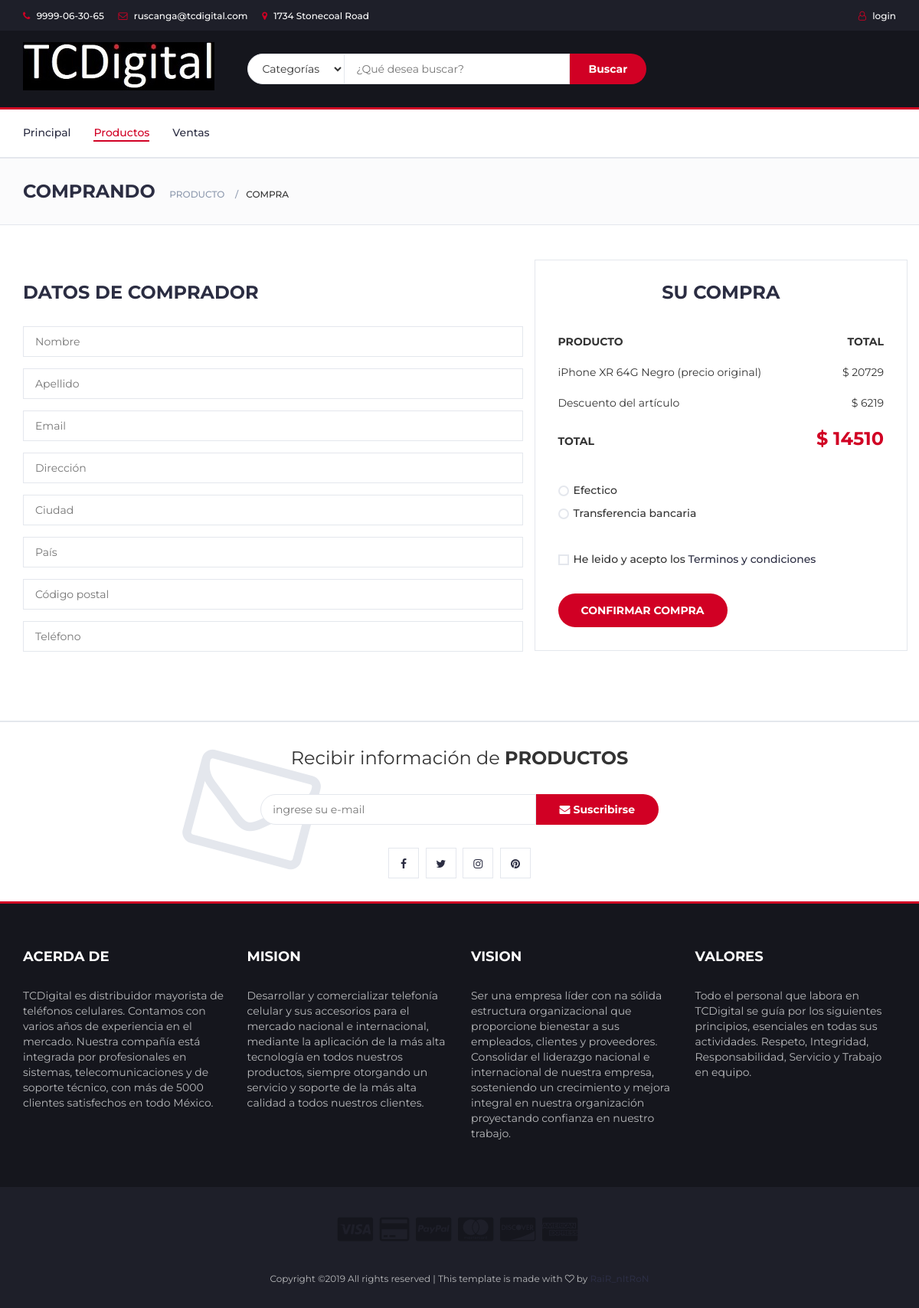
Screenshot of /comprando.php?smartphoneid=1 with the database file from the repository.
### tables this page shows
CREATE TABLE `smartphone` (
  `smartphoneid` int(10) NOT NULL,
  `nombre` varchar(254) NOT NULL,
  `marca` varchar(254) NOT NULL,
  `precio` double NOT NULL,
  `imagenid` varchar(254) NOT NULL,
  `descuento` double NOT NULL,
  `tipopago` int(10) NOT NULL,
  `stock` int(14) NOT NULL,
  `stars` int(10) NOT NULL,
  `estado` int(10) NOT NULL,
  `descripcion` varchar(254) NOT NULL,
  `resumen` varchar(254) NOT NULL,
  `caracteristicas` varchar(254) NOT NULL
);

### comprando.php (the view, shortened to what this page needs)
<!DOCTYPE html>
<html lang="en">
	<head>
 		<link type="text/css" rel="stylesheet" href="css/bootstrap.min.css"/>
 		<link type="text/css" rel="stylesheet" href="css/slick.css"/>
 		<link type="text/css" rel="stylesheet" href="css/slick-theme.css"/>
 		<link type="text/css" rel="stylesheet" href="css/nouislider.min.css"/>
 		<link rel="stylesheet" href="css/font-awesome.min.css">
 		<link type="text/css" rel="stylesheet" href="css/style.css"/>
    </head>
	<body>
		<?php
		include("navegacion.php");
		if (isset($_POST['smartphoneid']))
		{
			$smartphone = $_POST['smartphoneid'];
		}
		else
		{
			$smartphone = $_GET['smartphoneid'];
		}
		$sql_producto =  "SELECT * FROM smartphone where smartphoneid = ".$smartphone;
		$dataProducto=$db_connection->query($sql_producto);
		$row = $dataProducto->fetch_assoc();
		$PrecioReal = $row["precio"];
		$PrecioDescuento = $row["descuento"];
		$Descuento = $PrecioReal - $PrecioDescuento;
		$PrecioFinal = $PrecioDescuento;
		?>
		<nav id="navigation">
			<div class="container">
				<div id="responsive-nav">
					<ul class="main-nav nav navbar-nav">
						<li><a href="index.php">Principal</a></li>
						<li class="active"><a href="productos.html">Productos</a></li>
						<li><a href="#">Ventas</a></li>
					</ul>
				</div>
			</div>
		</nav>
		<div id="breadcrumb" class="section">
			<div class="container">
				<div class="row">
					<div class="col-md-12">
						<h3 class="breadcrumb-header">Comprando</h3>
						<ul class="breadcrumb-tree">
							<li><a href="#">Producto</a></li>
							<li class="active">Compra</li>
						</ul>
					</div>
				</div>
			</div>
		</div>
		<div class="section">
			<div class="container">
				<div class="row">
					<div class="col-md-7">
						<form method="POST" action="venta.php">
						<div class="billing-details">
							<div class="section-title">
								<h3 class="title">Datos de comprador</h3>
							</div>
							<div class="form-group">
								<input class="input" type="text" name="Nombre" placeholder="Nombre">
							</div>
							<div class="form-group">
								<input class="input" type="text" name="Apellido" placeholder="Apellido">
							</div>
							<div class="form-group">
								<input class="input" type="email" name="Email" placeholder="Email">
							</div>
							<div class="form-group">
								<input class="input" type="text" name="Direccion" placeholder="Dirección">
							</div>
							<div class="form-group">
								<input class="input" type="text" name="Ciudad" placeholder="Ciudad">
							</div>
							<div class="form-group">
								<input class="input" type="text" name="Pais" placeholder="País">
							</div>
							<div class="form-group">
								<input class="input" type="text" name="CodigoPostal" placeholder="Código postal">
							</div>
							<div class="form-group">
								<input class="input" type="tel" name="Telefono" placeholder="Teléfono">
							</div>
						</div>
					</div>
					<div class="col-md-5 order-details">
						<div class="section-title text-center">
							<h3 class="title">Su compra</h3>
						</div>
						<div class="order-summary">
							<div class="order-col">
								<div><strong>PRODUCTO</strong></div>
								<div><strong>TOTAL</strong></div>
							</div>
							<div class="order-products">
								<div class="order-col">
									<div><?php echo " ".$row["nombre"]." " ?>(precio original)</div>
									<div>$<?php echo " ".$PrecioReal." " ?></div>
								</div>
								<div class="order-col">
									<div>Descuento del artículo</div>
									<div>$<?php echo " ".$Descuento." " ?></div>
								</div>
							</div>
							<div class="order-col">
								<div><strong>TOTAL</strong></div>
								<div><strong class="order-total">$<?php echo " ".$PrecioFinal." " ?></strong></div>
							</div>
						</div>
						<div class="payment-method">
							<div class="input-radio">
								<label for="payment-1">
									<span></span>
									Efectico
								</label>
							</div>
							<div class="input-radio">
								<label for="payment-2">
									<span></span>
									Transferencia bancaria
								</label>
							</div>
						</div>
						<div class="input-checkbox">
							<label for="terms">
								<span></span>
								He leido y acepto los <a href="#">Terminos y condiciones</a>
							</label>
						</div>
						<div style="align-items: center;">
							<button class="primary-btn order-submit" type="submit">Confirmar compra</button>
						</div>
					</div>
				</div>
			</div>
		</div>
		<?php include("pie.php"); ?>
	</body>
</html>

### css/style.css (style rules this page uses)
body { font-family: 'Montserrat', sans-serif; font-weight: 400; color: #333; }
h1, h2, h3, h4, h5, h6 { color: #2B2D42; font-weight: 700; margin: 0 0 10px; }
a { color: #2B2D42; font-weight: 500; -webkit-transition: 0.2s color; transition: 0.2s color; }
ul, ol { margin: 0; padding: 0; list-style: none }
.primary-btn { display: inline-block; padding: 12px 30px; background-color: #D10024; border: none; border-radius: 40px; color: #FFF; text-transform: uppercase; font-weight: 700; text-align: center; -webkit-transition: 0.2s all; transition: 0.2s all; }
.input { height: 40px; padding: 0px 15px; border: 1px solid #E4E7ED; background-color: #FFF; width: 100%; }
.input-radio, .input-checkbox { position: relative; display: block; }
.input-radio label, .input-checkbox label { font-weight: 500; min-height: 20px; padding-left: 20px; margin-bottom: 5px; cursor: pointer; }
.input-radio input[type="radio"]+label span, .input-checkbox input[type="checkbox"]+label span { position: absolute; left: 0px; top: 4px; width: 14px; height: 14px; border: 2px solid #E4E7ED; background: #FFF; }
.input-radio input[type="radio"]+label span { border-radius: 50%; }
.input-radio input[type="radio"]+label span:after { content: ""; position: absolute; left: 50%; top: 50%; -webkit-transform: translate(-50%, -50%) scale(0); -ms-transform: translate(-50%, -50%) scale(0); transform: translate(-50%, -50%) scale(0); background-color: #FFF; width: 4px; height: 4px; border-radius: 50%; opacity: 0; -webkit-transition: all 0.2s; transition: all 0.2s; }
.input-checkbox input[type="checkbox"]+label span:after { content: '✔'; position: absolute; top: -2px; left: 1px; font-size: 10px; color: #FFF; opacity: 0; -webkit-transform: scale(0); -ms-transform: scale(0); transform: scale(0); -webkit-transition: all 0.2s; transition: all 0.2s; }
.section { padding-top: 30px; padding-bottom: 30px; }
.section-title { position: relative; margin-bottom: 30px; margin-top: 15px; }
.section-title .title { display: inline-block; text-transform: uppercase; margin: 0px; }
#breadcrumb { padding: 30px 0px; background: #FBFBFC; border-bottom: 1px solid #E4E7ED; margin-bottom: 30px; }
#breadcrumb .breadcrumb-header { display: inline-block; margin-top: 0px; margin-bottom: 0px; margin-right: 15px; text-transform: uppercase; }
#breadcrumb .breadcrumb-tree { display: inline-block; }
#breadcrumb .breadcrumb-tree li { display: inline-block; font-size: 12px; font-weight: 500; text-transform: uppercase; }
#breadcrumb .breadcrumb-tree li+li { margin-left: 10px; }
#breadcrumb .breadcrumb-tree li+li:before { content: '/'; display: inline-block; color: #8D99AE; margin-right: 10px; }
#breadcrumb .breadcrumb-tree li a { color: #8D99AE; }
#navigation { background: #FFF; border-bottom: 2px solid #E4E7ED; border-top: 3px solid #D10024; }
.main-nav>li+li { margin-left: 30px }
.main-nav>li>a { padding: 20px 0px; }
.main-nav>li>a:hover, .main-nav>li>a:focus, .main-nav>li.active>a { color: #D10024; background-color: transparent; }
.main-nav>li>a:after { content: ""; display: block; width: 0%; height: 2px; background-color: #D10024; -webkit-transition: 0.2s all; transition: 0.2s all; }
.main-nav>li>a:hover:after, .main-nav>li>a:focus:after, .main-nav>li.active>a:after { width: 100%; }
.billing-details { margin-bottom: 30px; }
.order-details { position: relative; padding: 0px 30px 30px; border-right: 1px solid #E4E7ED; border-left: 1px solid #E4E7ED; border-bottom: 1px solid #E4E7ED; }
.order-details:before { content: ""; position: absolute; left: -1px; right: -1px; top: -15px; height: 30px; border-top: 1px solid #E4E7ED; border-left: 1px solid #E4E7ED; border-right: 1px solid #E4E7ED; }
.order-summary { margin: 15px 0px; }
.order-summary .order-col { display: table; width: 100%; }
.order-summary .order-col:after { content: ""; display: block; clear: both; }
.order-summary .order-col>div { display: table-cell; padding: 10px 0px; }
.order-summary .order-col>div:first-child { width: calc(100% - 150px); }
.order-summary .order-col>div:last-child { width: 150px; text-align: right; }
.order-summary .order-col .order-total { font-size: 24px; color: #D10024; }
.order-details .payment-method { margin: 30px 0px; }
.order-details .order-submit { display: block; margin-top: 30px; }

### rows the page displays
smartphone: nombre "iPhone XR 64G Negro", precio "20729", Descuento "6219", descuento "14510"
